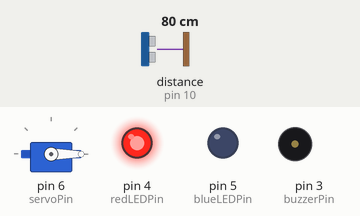
Bench run of a sketch on a simulated Arduino Uno, built with avr-gcc and run on an emulated ATmega328P. Parts: servo, output pins drawn as LEDs (lit = HIGH), buzzer (waves = sounding). Wiring (inferred from the names in the program): ultrasonic range finder: trigger pin 9; echo pin 10. Inputs (shaded band) come from the test bench; at power-on: distance to the obstacle (sensor on pin 10) 80 cm. The echo pulse lasts 58.3 µs per cm; pins used as bus, display or sensor lines are not drawn.

Above: at 1.2 s.
1.3 s: distance to the obstacle (sensor on pin 10) set to 23 cm
2.8 s: distance to the obstacle (sensor on pin 10) set to 18 cm
At 3.4 s:
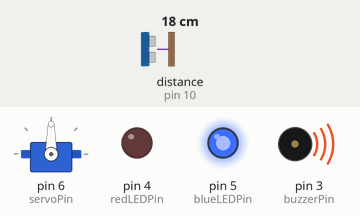
Timing chart, 0 to 5.8 s (numbered marks = the images above; inputs shaded):
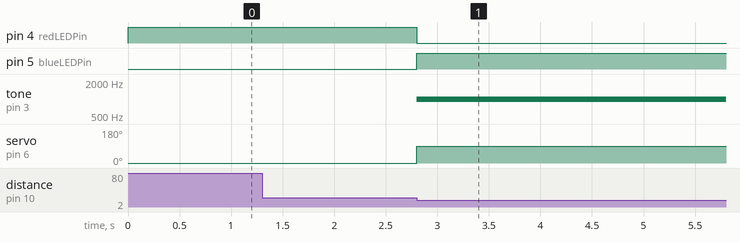

The sketch:

automatic_gate.ino
```cpp
#include <Servo.h>

const int trigPin = 9;    // Trigger pin of ultrasonic sensor
const int echoPin = 10;    // Echo pin of ultrasonic sensor
const int servoPin = 6;     // Servo control pin
const int redLEDPin = 4;    // Red LED pin
const int blueLEDPin = 5;   // Blue LED pin
const int buzzerPin = 3;     // Buzzer pin

Servo gateServo;            // Create Servo object

void setup() {
  Serial.begin(9600);       // Start serial communication
  pinMode(trigPin, OUTPUT); // Set trigger pin as output
  pinMode(echoPin, INPUT);  // Set echo pin as input
  pinMode(redLEDPin, OUTPUT); // Set Red LED pin as output
  pinMode(blueLEDPin, OUTPUT); // Set Blue LED pin as output
  pinMode(buzzerPin, OUTPUT); // Set Buzzer pin as output
  gateServo.attach(servoPin); // Attach the servo to the control pin
  gateServo.write(0);        // Start with the gate closed
  digitalWrite(redLEDPin, HIGH); // Red LED on when gate is closed
}

void loop() {
  long duration, distance;

  // Trigger the ultrasonic sensor
  digitalWrite(trigPin, LOW);
  delayMicroseconds(2);
  digitalWrite(trigPin, HIGH);
  delayMicroseconds(10);
  digitalWrite(trigPin, LOW);

  // Read the echo pin
  duration = pulseIn(echoPin, HIGH);
  distance = (duration * 0.034) / 2; // Calculate distance in cm

  // Check if an object is within the threshold (e.g., 20 cm)
  if (distance < 20) {
    openGate();
  } else {
    closeGate();
  }
}

void openGate() {
  gateServo.write(90);       // Open the gate
  digitalWrite(blueLEDPin, HIGH); // Blue LED on when gate is open
  digitalWrite(redLEDPin, LOW);   // Red LED off when gate is open
  tone(buzzerPin, 1000);     // Start buzzer sound
  delay(5000);               // Keep the gate open for 5 seconds
  closeGate();               // Close the gate after 5 seconds
}

void closeGate() {
  gateServo.write(0);        // Close the gate
  digitalWrite(blueLEDPin, LOW); // Blue LED off when gate is closed
  digitalWrite(redLEDPin, HIGH); // Red LED on when gate is closed
  noTone(buzzerPin);         // Stop buzzer sound
}
```

Measured:
- the behaviour switches between 21 and 20 cm on distance to the obstacle (sensor on pin 10) (found by bisection; images 0 and 1)
- after the input at 1.3 s, every drawn part: stays the same
- after the input at 2.8 s, pin 4 (redLEDPin): HIGH → LOW at once; pin 5 (blueLEDPin): LOW → HIGH at once; tone on pin 3 (buzzerPin): silent → 1000 Hz at once; servo on pin 6 (servoPin): 0° → 90° at once
